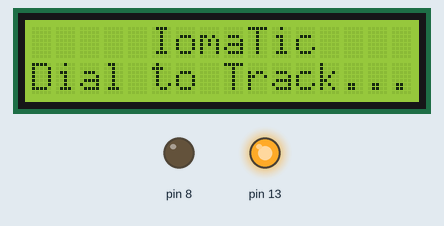
A sketch run on a simulated Arduino Uno, built with avr-gcc and run on an emulated ATmega328P. Shown: 16×2 character LCD, output pins drawn as LEDs (lit = HIGH). What the sketch prints to the serial monitor is not drawn.

Above: at 4.1 s.
At 10.1 s:
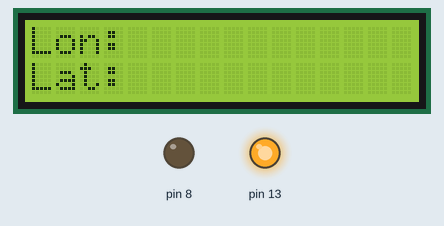
Timing chart, 0 to 11.6 s (numbered marks = the images above):
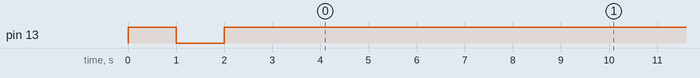

Measured:
- what the display in image 0 shows lasts 6.0 s, from 4.1 s to 10.1 s

The sketch:

GPS_Google_Link.ino
```cpp
// include the library code:
#include <LiquidCrystal.h>
// initialize the library with the numbers of the interface pins
LiquidCrystal lcd(11,12,14,15,16,17);

// Phone number with country code like +915555555555
char PhoneNo[]="";
int sendStatus=0;

int Device_Status=0;
int current_status=0;

char Input[200];
char Longitude[100];
char Latitude[100];

String serialResponse = "";
String arr[22];

int cnt=0;


void setup()
{
    //Set pin number 4 as digital out where relay 1 is connected
    pinMode(8,OUTPUT);
    //SIM808 wakeup connected on pin 13 in IomaTic board
    pinMode(13,OUTPUT);
    //Initialize the SIM808 Module
    digitalWrite(13, HIGH);
    delay(1000);
    //Sending wake up signal to SIM808 Module
    digitalWrite(13, LOW);
    delay(1000);
    //Keeping SIM808 in active/wakeup state
    digitalWrite(13, HIGH);
    delay(1000);
    //Initialize the LCD in 16x2 mode
    lcd.begin(16, 2);
    delay(1000);
    //Set cursor at first character/coloumn of first line/row
    lcd.setCursor(0,0);
    //Print the message as metioned cursor location
    lcd.print("     IomaTic        ");
    //Set cursor at first character/coloumn of first line/row
    lcd.setCursor(0,1);
    //Print the message as metioned cursor location
    lcd.print("Dial to Track........");
    //Initialize a serial communication with baud rate 9600
    Serial.begin(9600);
    delay(1000);

    Serial.print("AT+CGNSPWR=1\r\n");
    delay(2000);

    Serial.print("AT+CGNSSEQ=\"RMC\"\r\n");
    delay(2000);

    GetLocation();

}

void loop()
{
    //Phone activity status: 0= ready, 2= unknown, 3= ringing, 4= in call
    Serial.println("AT+CPAS");
    delay(100);
    //Decode reply
    if (Serial.find("+CPAS: "))
    {
      // gives ascii code for status number
      char c = Serial.read();
      // return integer value of ascii code
      current_status = c - 48;

     if (current_status == 0)
      {
       //Set cursor at first character/coloumn of first line/row
       lcd.setCursor(0,1);
       //Print the message as metioned cursor location
       lcd.print("Waiting For Call...");
    }

      if (current_status == 3)
      {
        //Set cursor at first character/coloumn of first line/row
        lcd.setCursor(0,1);
        //Print the message as metioned cursor location
        lcd.print("Ringing............");
        delay(4000);
        //Automatically answer call after 1 ring
        Serial.println("ATH");
        delay(300);
        //Set cursor at first character/coloumn of first line/row
        lcd.setCursor(0,1);
        //Print the message as metioned cursor location
        lcd.print("Getting Location....");

        GetLocation();

        //Set cursor at first character/coloumn of first line/row
        lcd.setCursor(0,1);
        //Print the message as metioned cursor location
        lcd.print("Triggering SMS....");
        //Initialize a serial communication with baud rate 9600
        Serial.begin(9600);
        delay(1000);
        //Initialize the GSM modem
        Serial.println("AT+CMGF=1");
        delay(2000);
        //Send dial a phone AT command
        Serial.print("AT+CMGS=\"");
        //Send SMS receiver's phone number
        Serial.print(PhoneNo);
        //Hex code equivalent to "
        Serial.write(0x22);
        //Hex code equivalent to carraige return i.e. \r
        Serial.write(0x0D);
        //Hex code equivalent to new line char i.e. \n
        Serial.write(0x0A);
        delay(2000);

        Serial.print("Tracked Location is: https://www.google.com/maps/search/?api=1&query="); //Test SMS Message Body to Send
        Serial.print(arr[3]);
        Serial.print(",");
        Serial.print(arr[4]);

        delay(500);
        Serial.println(char(26));

      }
    }
  delay(500);
}

void GetLocation()
{
   // OPERATOR
   Serial.print("AT+CGNSINF\r\n");
   // find operator name between two double quotes
      if (Serial.find("+CGNSINF: "))
          serialResponse = Serial.readStringUntil('\r\n');
          cnt=0;
          char buf[sizeof(Input)];
      {
          serialResponse.toCharArray(buf, sizeof(buf));
          char *p = buf;
          char *str;
          while ((str = strtok_r(p, ",", &p)) != NULL)  // delimiter is the semicolon
             {
                Serial.println(str);
                arr[cnt]=str;
                cnt++;
             }

          lcd.clear();
          //Set cursor at first character/coloumn of first line/row
          lcd.setCursor(0,0);
          lcd.print("Lon:");
          //Print the message as metioned cursor location
          lcd.print(arr[3]);
          //Set cursor at first character/coloumn of first line/row
          lcd.setCursor(0,1);
          lcd.print("Lat:");
          //Print the message as metioned cursor location
          lcd.print(arr[4]);
      }
}
```
